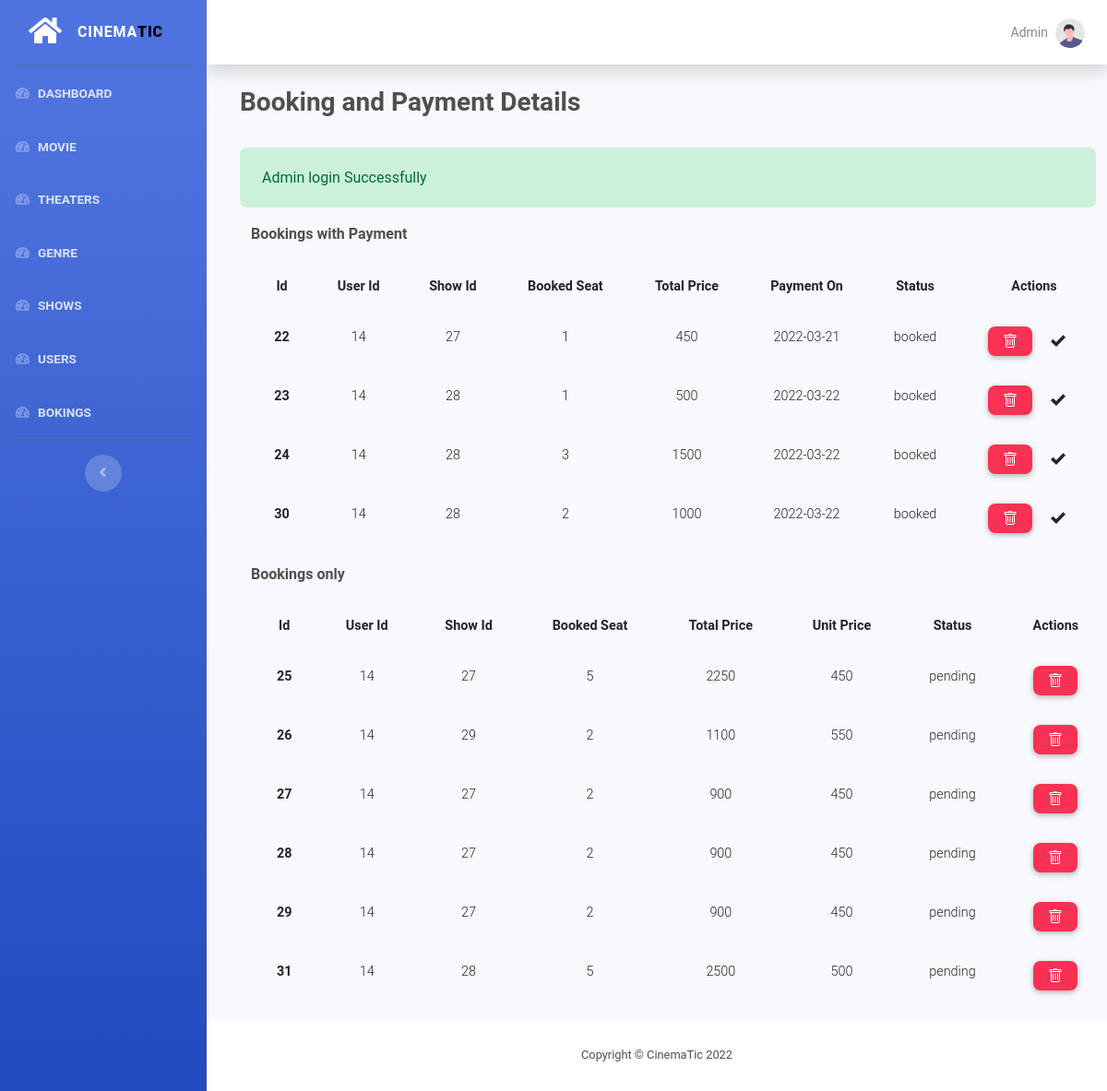
Page /admin/booking/index.php (signed in) on the committed database.
### tables this page shows
CREATE TABLE `payment` (
  `id` int(11) NOT NULL,
  `booking_id` int(11) NOT NULL,
  `amount` int(11) NOT NULL,
  `payment_on` date NOT NULL
);

CREATE TABLE `booking` (
  `id` int(11) NOT NULL,
  `user_id` int(11) NOT NULL,
  `show_id` int(11) NOT NULL,
  `total_tickets` int(11) NOT NULL,
  `unit_price` int(11) NOT NULL,
  `status` varchar(10) NOT NULL,
  `booked_seat` int(11) NOT NULL,
  `total_price` int(11) NOT NULL
);

### functions/functions.php (called while the page is built, shortened)
<?php
function hasSuccess()
{
    return !empty($_SESSION['success']);
}
function getSuccess()
{
    $msg = $_SESSION['success'] ?? '';
    return $msg;
}

### functions/db.php (called while the page is built, shortened)
<?php
function pdo()
{
    $dbhost = "localhost";
    $dbname = "mtbs";
    $dbuser = "root";
    $dbpass = "";
    $options = [
        PDO::ATTR_DEFAULT_FETCH_MODE => PDO::FETCH_ASSOC
    ];
    $dsn = "mysql:host=" . $dbhost . ";dbname=" . $dbname;
    try {
        $pdo = new PDO($dsn, $dbuser, $dbpass, $options);
    } catch (PDOException $e) {
        die("Cannot Connect to Database: " . $e->getMessage());
    }
    return $pdo;
}
function query($sql, $all = true)
{
    $pdo = pdo();
    $stmt = $pdo->prepare($sql);
    $stmt->execute();
    if ($all) {
        return $stmt->fetchAll();
    }
    return $stmt->fetch();
}
function where($table, $col, $opr, $val, $all = true)
{
    $pdo = pdo();
    $stmt = $pdo->prepare("SELECT * FROM $table WHERE $col $opr ?");
    $stmt->execute([$val]);
    if ($all) {
        return $stmt->fetchAll();
    }
    return $stmt->fetch();
}

### admin/booking/index.php (the view, shortened to what this page needs)
<?php
$result = query('select * from payment JOIN booking ON payment.booking_id = booking.id', true);
$bookings = where('booking', 'status', '=', 'pending');
include  __DIR__ . "/../components/header.php";
include  __DIR__ . "/../components/sidebar.php";
?>
<div class="container-fluid">
    <div class="d-flex m-4 justify-content-between mb-4">
        <h3 class="font-weight-bold">Booking and Payment Details</h3>
    </div>
    <?php if (hasSuccess()) : ?>
        <div id="success" class="ml-4 alert alert-success">
            <?php echo getSuccess(); ?>
        </div>
    <?php endif; ?>
    <div class="container">
        <p class="text-gray font-weight-bold mx-4">Bookings with Payment</p>
        <table class="table mx-4 table-responsive-md table-borderless">
            <thead>
                <tr>
                    <th class="font-weight-bold text-center">Id</th>
                    <th class="font-weight-bold text-center">User Id</th>
                    <th class="font-weight-bold text-center">Show Id</th>
                    <th class="font-weight-bold text-center">Booked Seat</th>
                    <th class="font-weight-bold text-center">Total Price</th>
                    <th class="font-weight-bold text-center">Payment On</th>
                    <th class="font-weight-bold text-center">Status</th>
                    <th class="font-weight-bold text-center">Actions</th>
                </tr>
            </thead>
            <tbody>
                <?php foreach ($result as $key) : ?>
                    <tr>
                        <td class="font-weight-bold text-center"><?php echo $key['id']; ?></td>
                        <td class=" text-center"><?php echo $key['user_id']; ?></td>
                        <td class=" text-center"><?php echo $key['show_id']; ?></td>
                        <td class=" text-center"><?php echo $key['booked_seat']; ?></td>
                        <td class=" text-center"><?php echo $key['total_price']; ?></td>
                        <td class=" text-center"><?php echo $key['payment_on']; ?></td>
                        <td class=" text-center"><?php echo $key['status']; ?></td>
                        <td class=" text-center">
                            <a class="btn btn-danger btn-sm rounded-5" style="height: 2rem;" onclick="confirmDelete(<?php echo $key['id']; ?>)" href="#!">
                            </a>
                            <?php if ($key['status'] == 'booked') : ?>
                                <svg class="mx-3 my-2" fill="currentColor" xmlns="http://www.w3.org/2000/svg" width="16" height="16" viewBox="0 0 24 24">
                                    <path d="M20.285 2l-11.285 11.567-5.286-5.011-3.714 3.716 9 8.728 15-15.285z" />
                                </svg>
                            <?php endif ?>
                        </td>
                    </tr>
                <?php endforeach;  ?>
            </tbody>
        </table>
        <?php if (!empty($bookings)) : ?>
            <p class="text-gray font-weight-bold mx-4">Bookings only</p>
            <table class="table mx-4 table-responsive-md table-borderless">
                <thead>
                    <tr>
                        <th class="font-weight-bold text-center">Id</th>
                        <th class="font-weight-bold text-center">User Id</th>
                        <th class="font-weight-bold text-center">Show Id</th>
                        <th class="font-weight-bold text-center">Booked Seat</th>
                        <th class="font-weight-bold text-center">Total Price</th>
                        <th class="font-weight-bold text-center">Unit Price</th>
                        <th class="font-weight-bold text-center">Status</th>
                        <th class="font-weight-bold text-center">Actions</th>
                    </tr>
                </thead>
                <tbody>
                    <?php foreach ($bookings as $key) : ?>
                        <tr>
                            <td class="font-weight-bold text-center"><?php echo $key['id']; ?></td>
                            <td class=" text-center"><?php echo $key['user_id']; ?></td>
                            <td class=" text-center"><?php echo $key['show_id']; ?></td>
                            <td class=" text-center"><?php echo $key['booked_seat']; ?></td>
                            <td class=" text-center"><?php echo $key['total_price']; ?></td>
                            <td class=" text-center"><?php echo $key['unit_price']; ?></td>
                            <td class=" text-center"><?php echo $key['status']; ?></td>
                            <td class=" text-center">
                                <a class="btn btn-danger btn-sm rounded-5" style="height: 2rem;" onclick="confirmDelete(<?php echo $key['id']; ?>)" href="#!">
                                </a>
                            </td>
                        </tr>
                    <?php endforeach;  ?>
                </tbody>
            </table>
        <?php endif; ?>
    </div>
</div>
</div>
<?php include "../components/footer.php"; ?>

### rows in the picture
payment: booking "22", booking.user_id "14", booking.show_id "27", booking.booked_seat "1", booking.total_price "450", payment_on "2022-03-21", booking.status "booked"
payment: booking "23", booking.user_id "14", booking.show_id "28", booking.booked_seat "1", booking.total_price "500", payment_on "2022-03-22", booking.status "booked"
payment: booking "24", booking.user_id "14", booking.show_id "28", booking.booked_seat "3", booking.total_price "1500", payment_on "2022-03-22", booking.status "booked"
payment: booking "30", booking.user_id "14", booking.show_id "28", booking.booked_seat "2", booking.total_price "1000", payment_on "2022-03-22", booking.status "booked"
booking: id "25", user "14", show "27", booked_seat "5", total_price "2250", unit_price "450", status "pending"
booking: id "26", user "14", show "29", booked_seat "2", total_price "1100", unit_price "550", status "pending"
booking: id "27", user "14", show "27", booked_seat "2", total_price "900", unit_price "450", status "pending"
booking: id "28", user "14", show "27", booked_seat "2", total_price "900", unit_price "450", status "pending"
booking: id "29", user "14", show "27", booked_seat "2", total_price "900", unit_price "450", status "pending"
booking: id "31", user "14", show "28", booked_seat "5", total_price "2500", unit_price "500", status "pending"

### other values in the picture
getSuccess() "Admin login Successfully"
